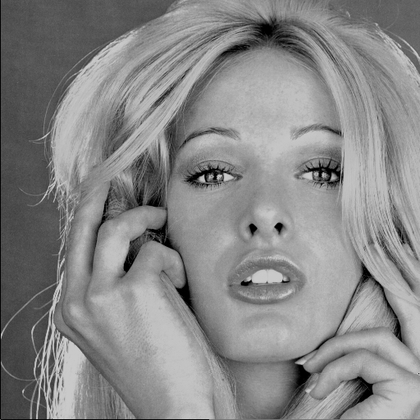
%> input picture Digital-image-processing-test/数字图像处理作业/第五次作业/test2.tif, 420 x 420 px, shrunk from 512 x 512 before the run
$ octave exam5_2.m   (GNU Octave 9; MATLAB toolbox functions it lacks are replaced by stand-ins)
%> lines starting %> are read from the running program, lines starting %| are printed output that depends on the picture; long printed decimals are rounded
clc;clear;
picture = imread('test2.tif');
%> picture is the input picture: size 420x420 uint8; min 0, max 215, mean 135.1
subplot(1,2,1);
imshow(picture);
title('原始图像');

%频域滤波，先要进行傅里叶变换
picture = double(picture);
%> picture: size 420x420 double
FourierTransform = fft2(picture);
FourierTransform = fftshift(FourierTransform);
[x, y] = size(FourierTransform);
%> x = 420; y = 420
D = zeros(x, y);
H = zeros(x, y);
G = zeros(x, y);
%设定参数
n = 2;       %巴特沃斯滤波器的阶数
D0 = 25;     %截止频率半径
for  u = 1:x
    for v = 1:y
        D(u, v) = sqrt((u - (x/2))^2 + (v - (y/2))^2);
        H(u, v) = exp(- D(u, v)^2 / (2 * D0)^2 );
        G(u, v) = H(u, v) * FourierTransform(u, v);
    end
end
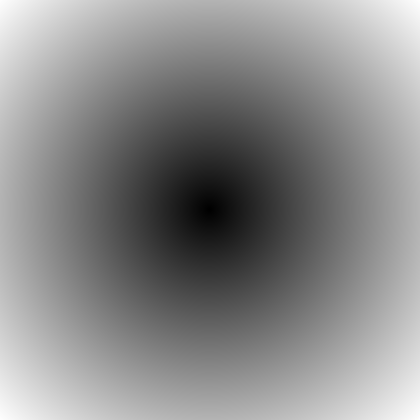
%> D: size 420x420 double; min 0, max 297, mean 160.7; drawn with min black and max white
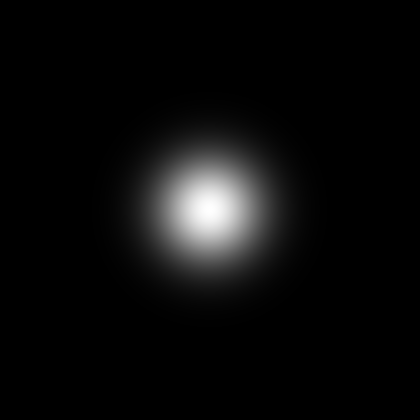
%> H: size 420x420 double; min 4.77e-16, max 1, mean 0.0445
picture1 = ifftshift(G);
picture1 = ifft2(picture1);
picture1 = uint8(real(picture1));
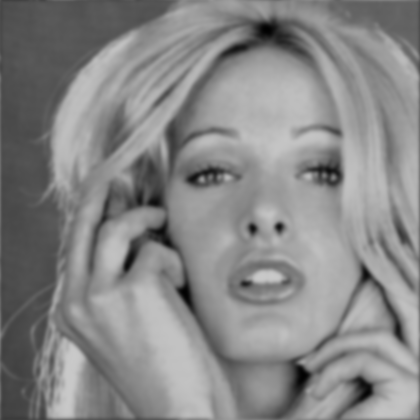
%> picture1: size 420x420 uint8; min 1, max 201, mean 135
subplot(1,2,2);
imshow(picture1);
title('处理后的图像');

%计算功率谱
s = 0;
s1 = 0;
for u = 1:x
    for v = 1:y
        L1 = (abs(G(u, v)))^2;
        s1 = s1 + L1;
        L = (abs(FourierTransform(u, v)))^2;
        s = s + L;
    end
end
%> after the loop, s = 6.23e+14; s1 = 6.12e+14
fprintf('功率谱比为： %8.5f\n',s1/s)
%| 功率谱比为：  0.983
